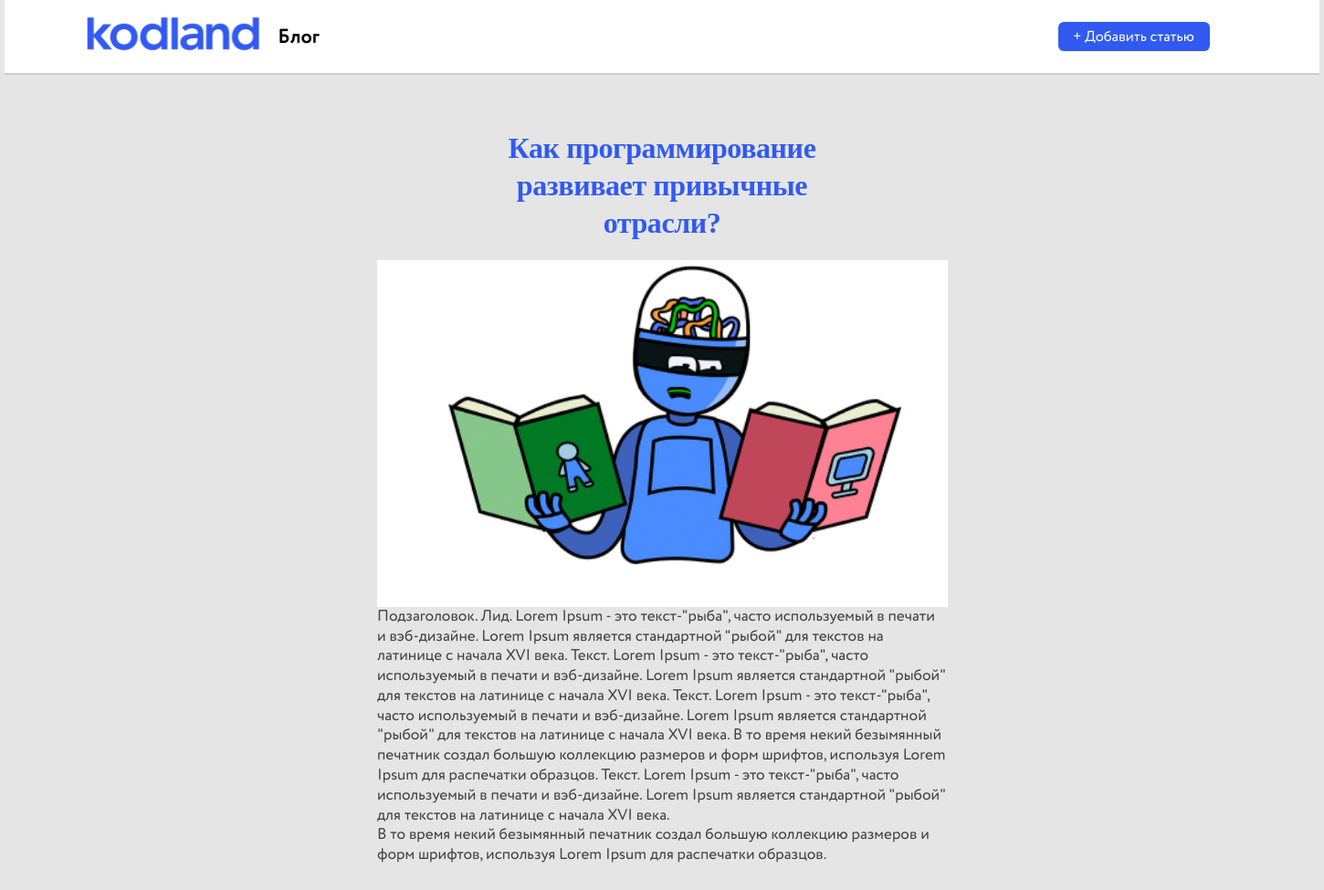
Screenshot of /article/7/ with the database file from the repository.
### mainapp/models.py (models this page shows, shortened)
class Article(models.Model):
    class Meta:
        verbose_name = 'Статья'
        verbose_name_plural = 'Статьи'
        ordering = ['created']
    name = models.CharField(verbose_name='заголовок', max_length=64)
    description = models.TextField(verbose_name='полный текст статьи',
                                   blank=True)
    description1 = RichTextUploadingField(verbose_name='полный текст статьи',
                                          blank=True, null=True)
    image = models.ImageField(upload_to='article_images',
                              verbose_name='иллюстрация', blank=True)
    sort_description = models.TextField(verbose_name='краткий текст статьи',
                                        blank=True, max_length=190)
    created = models.DateTimeField(verbose_name='создан', auto_now_add=True)
    updated = models.DateTimeField(verbose_name='обновлен', auto_now=True)
    is_active = models.BooleanField(verbose_name='статья активна',
                                    default=True)

### mainapp/views.py (the view)
# urls.py: path('article/<int:pk>/', mainapp.article, name='article'),
def article(request, pk):
    context = {
        'title': 'продукт',
        'object': get_article(pk),
    }
    return render(request, 'mainapp/article.html', context)

### mainapp/views.py (called while the page is built)
def get_article(pk):
    return get_object_or_404(Article, pk=pk)

### mainapp/templates/mainapp/article.html
{% extends 'mainapp/base.html' %}
{% load static %}
{% block content %}
    <div class="block-article">
        <div class="wrapper">
            <h1>{{ object.name }}</h1>
            <img src="{{ object.image.url }}" alt="{{ object.name }}">
            <div class="block-article-description">
                {{ object.description | safe }}
            </div>
        </div>
    </div>
{% endblock %}

### static/css/style.css (style rules this page uses)
* { margin: 0; padding: 0; }
body { background: #E5E5E5; }
.block-article { display: flex; flex-direction: column; align-items: center; padding-top: 60px; background: #E5E5E5; }
.wrapper { width: 624px; }
.block-article h1 { font-family: Museo Cyrl; font-style: normal; font-weight: bold; text-align: center; font-size: 32px; line-height: 128%; letter-spacing: -0.416667px; color: #315AF2; padding: 0 90px 20px; }
.block-article img { object-fit: cover; width: 625px; height: 380px; }
.block-article-description { font-family: Circe Rounded; font-style: normal; font-weight: normal; font-size: 17px; line-height: 128%; color: #404040; }

### rows the page displays
Article: name "Как программирование развивает привычные отрасли?", image (picture), description "Подзаголовок. Лид. Lorem Ipsum - это текст-\"рыба\", часто используемый в печати и вэб-дизайне. Lorem Ipsum является стандартной \"рыбой\" для текстов на латинице с начала XVI века. Текст. Lorem Ipsum - это текст-\"рыба\", часто используемый в печати и вэб-дизайне. Lorem Ipsum является стандартной \"рыбой\" для текстов на латинице с начала XVI века. Текст. Lorem Ipsum - это текст-\"рыба\", часто используемый в печати и вэб-дизайне. Lorem Ipsum является стандартной \"рыбой\" для текстов на латинице с начала XVI века. В то время некий безымянный печатник создал большую коллекцию размеров и форм шрифтов, используя Lorem Ipsum для распечатки образцов. Текст. Lorem Ipsum - это текст-\"рыба\", часто…"
